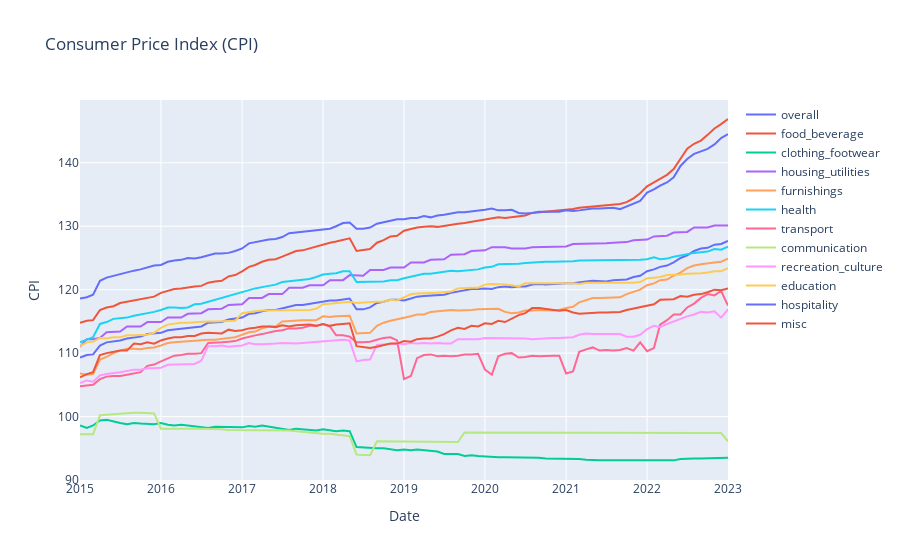

The cell this chart's notebook holds for it:
### Markdown cell above
## Consumer Price Index (CPI)

### Code cell
traces = []

for col_name in cpi.columns:
    trace = go.Scatter(x=cpi.index, y=cpi[col_name], mode='lines', name=col_name)
    traces.append(trace)

layout = go.Layout(
    title='Consumer Price Index (CPI)',
    xaxis=dict(title='Date'),
    yaxis=dict(title='CPI')
)

fig = go.Figure(data=traces, layout=layout)

fig.show()
